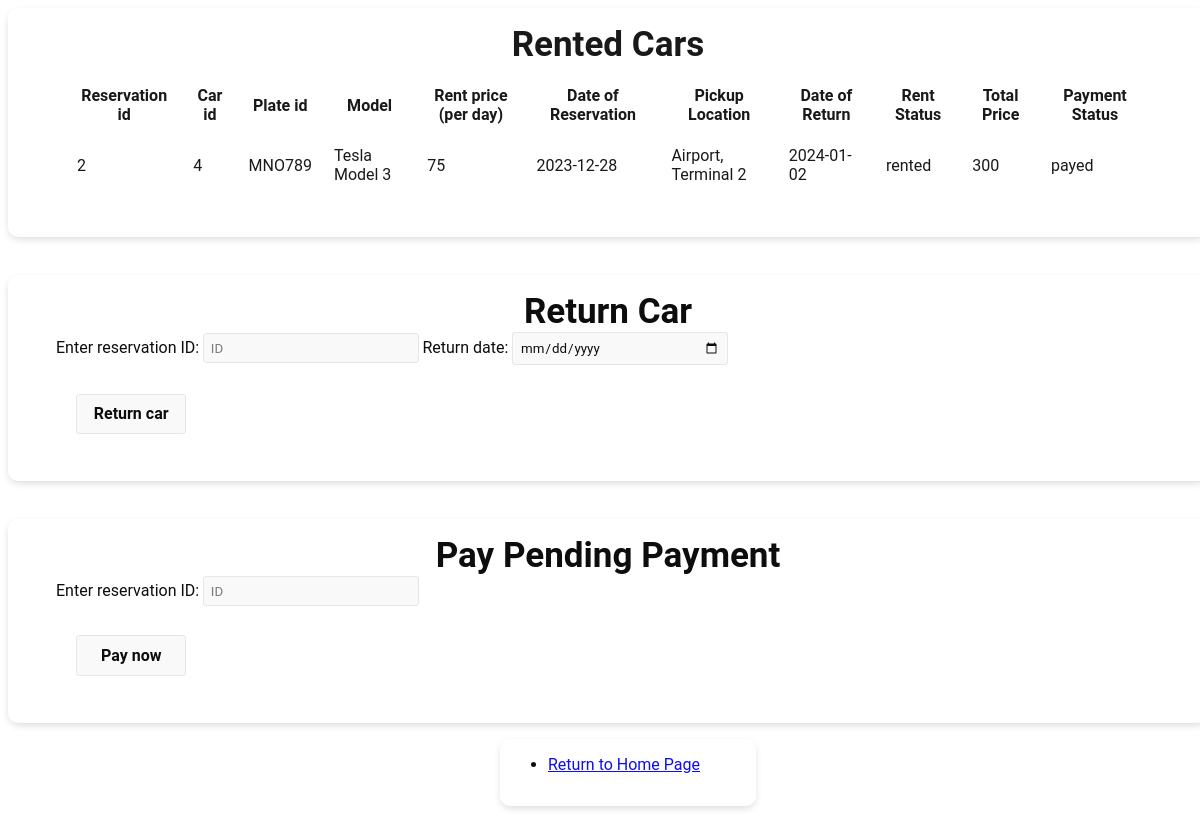
Screenshot of /customercars.php?email=jane.smith@example.com with the database file from the repository.
### tables this page shows
CREATE TABLE reservation(
    reservation_id INT AUTO_INCREMENT NOT NULL,
    customer_id INT NOT NULL,
    car_id INT NOT NULL,
    office_id INT NOT NULL,
    reservation_date DATE NOT NULL,
    return_date DATE DEFAULT NULL,
    payment_date DATE DEFAULT NULL,
    reservation_status ENUM('rented', 'returned'),
    total_price FLOAT DEFAULT NULL,
    payment_status ENUM('payed', 'pending'),
    PRIMARY KEY (reservation_id),
    FOREIGN KEY(customer_id) REFERENCES customer (customer_id),
    FOREIGN KEY (car_id) REFERENCES car (car_id)
);

CREATE TABLE car(
    car_id INT AUTO_INCREMENT NOT NULL,
    plate_id VARCHAR(10) NOT NULL,
    model VARCHAR(255) NOT NULL,
    `year` INT, 
    color VARCHAR(20),
    `status` ENUM('active', 'out_of_service', 'rented'),
    price_per_day FLOAT NOT NULL,
    office_id INT NOT NULL,
    PRIMARY KEY (car_id),
    FOREIGN KEY (office_id) REFERENCES office (office_id)
);

CREATE TABLE office(
    office_id INT AUTO_INCREMENT NOT NULL,
    office_location VARCHAR(255),
    office_phone VARCHAR(12),
    PRIMARY KEY (office_id)
);

### customercars.php (the view, shortened to what this page needs)
<!DOCTYPE html>
<html lang="en">
<head>
    <link rel="stylesheet" href="frontend/customerCars.css">
</head>
<body>
<div class="form-holder">
<h1 class = "rent_header" style=" text-align: center"> Rented Cars </h1>
<?php
        if(isset($_POST["email"])){
            $receivedEmail = $_POST["email"];
        }
        else if(isset($_GET["email"])){
            $receivedEmail = $_GET["email"];
        }
        $conn = new mysqli('localhost','root','','curenting');
        if($conn->connect_error){
            die('Connection Failed : '.$conn->connect_error);
        }
        else{
            $sql = "SELECT `reservation_id`,`car_id`,`plate_id`, `model`, `price_per_day`, `reservation_date`,`office_location`, `return_date`, `reservation_status`,`total_price`,`payment_status`
            FROM office NATURAL JOIN (`car` NATURAL JOIN (reservation NATURAL JOIN customer))
            WHERE customer.email = '$receivedEmail';";
            $result = $conn->query($sql);
            echo "<table>";
            echo "<table cellspacing='20'>";
            echo "<thead>";
            echo "<tr>";
            echo "<th>Reservation id</th>";
            echo "<th>Car id</th>";
            echo "<th>Plate id</th>";
            echo "<th>Model</th>";
            echo "<th>Rent price (per day)</th>";
            echo "<th>Date of Reservation</th>";
            echo "<th>Pickup Location</th>";
            echo "<th>Date of Return</th>";
            echo "<th>Rent Status</th>";
            echo "<th>Total Price</th>";
            echo "<th>Payment Status</th>";
            echo "</tr>";
            echo "</thead>";
            echo "<tbody>";
            if ($result->num_rows > 0){
                while($row = $result->fetch_assoc()){
                    echo "<tr>";
                    echo "<td>" . $row['reservation_id'] . "</td>";
                    echo "<td>" . $row['car_id'] . "</td>";
                    echo "<td>" . $row['plate_id'] . "</td>";
                    echo "<td>" . $row['model']. "</td>";
                    echo "<td>" . $row['price_per_day'] . "</td>";
                    echo "<td>" . $row['reservation_date']. "</td>";
                    echo "<td>" . $row['office_location'] . "</td>";
                    echo "<td>" . $row['return_date']. "</td>";
                    echo "<td>" . $row['reservation_status']. "</td>";
                    echo "<td>" . $row['total_price']. "</td>";
                    echo "<td>" . $row['payment_status']. "</td>";
                    echo "</tr>";
                }
                echo "</tbody>";
                echo "</table>";
            }
            echo "</div>";
            echo "<br></br>";
        }
    ?>
    <div class="form-holder2">
    <h2 class = "rent_header" style=" text-align: center"> Return Car </h2>
    <form action="return.php" method="post">
    <label for="reservationID">Enter reservation ID: </label>
        <input type="text",id="r" name="reservationID" placeholder="ID"  class="input" required>
        <label for="return_date">Return date: </label>
        <input type="date",id="rd" name="return_date" class="input" required>
        <br></br>
        <input type="submit" value="Return car" class="button" style="width: 10%;cursor: pointer;">
    </form>
    </div>
    <br><br>
    <div class="form-holder2">
    <h2 class = "rent_header" style=" text-align: center"> Pay Pending Payment </h2>
    <form action="payment.php" method="post">
    <label for="reservationID">Enter reservation ID: </label>
        <input type="text",id="reservation_id" name="reservation_id" placeholder="ID" class="input" required>
        <br></br>
        <input type="submit" value="Pay now" class="button" style="width: 10%;cursor: pointer;">
    </div>
    <ul>
    <div class="form-holder3">
    <li><a href="rentcar.php?email=<?php echo $receivedEmail; ?>">Return to Home Page</a></li>
    </div>
    </ul>
    <?php
    echo "<br></br>";
    ?>
</body>
</html>

### frontend/customerCars.css (style rules this page uses)
body { background-image: url("images/car6.jpg"); background-repeat: no-repeat; background-attachment: fixed; position: relative; width: 100%; height: 100%; background-size: cover; }
* { font-family: 'Roboto', sans-serif; }
.form-holder { max-width: 70em; padding: 1em 3em 2em 3em; margin: auto; background-color: #FFFFFF; border-radius: 10px; box-shadow: 0px 3px 10px -2px rgba(5, 5, 5, 0.2); height: 70%; opacity: 0.90; }
.rent_header { margin:0em auto; font-size: 35px; text-align: center; }
.form-holder2 { max-width: 70em; padding: 1em 3em 2em 3em; margin: auto; background-color: #FFFFFF; border-radius: 10px; box-shadow: 0px 3px 10px -2px rgba(5, 5, 5, 0.2); height: 10%; opacity: 0.95; }
.form-holder3 { max-width: 10em; padding: 1em 3em 2em 3em; margin: auto; background-color: #FFFFFF; border-radius: 10px; box-shadow: 0px 3px 10px -2px rgba(5, 5, 5, 0.2); height: 5%; opacity: 0.95; }
.input { width: 100%; max-width: 200px; padding: 0.5em; line-height: 1; background-color: #f9f9f9; border: 1px solid #e5e5e5; border-radius: 3px; }
.button { width: 10%; padding: 0.7em; line-height: 1; background-color: #f9f9f9; border: 1px solid #e5e5e5; border-radius: 3px; font-weight: bold; font-size: 16px; margin-left: 20px; margin-right: 10px; margin-top: 10px; margin-bottom: 15px; }

### rows the page displays
reservation: reservation_id "2", car.car_id "4", car.plate_id "MNO789", car.model "Tesla Model 3", car.price_per_day "75", reservation_date "2023-12-28", office.office_location "Airport, Terminal 2", return_date "2024-01-02", reservation_status "rented", total_price "300", payment_status "payed"
